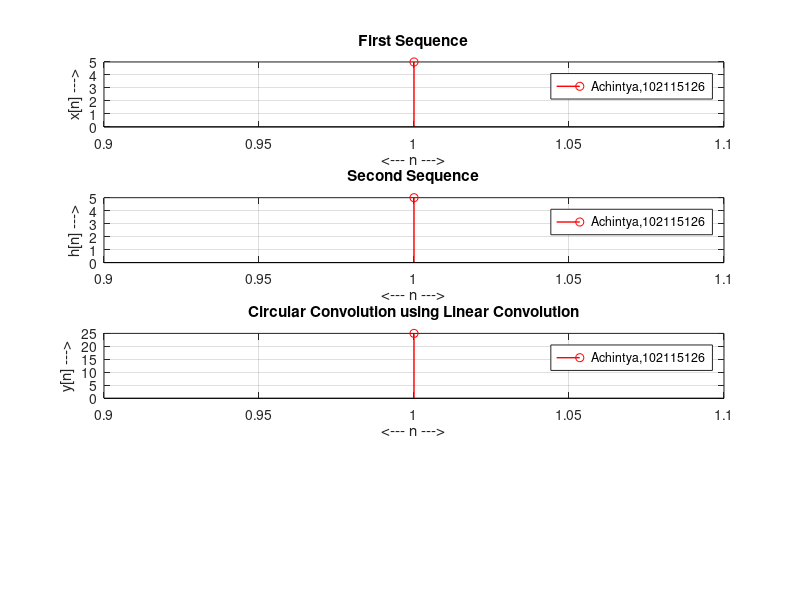

Write MATLAB code to recreate this figure.
clc
clear all
x = input('Enter x --> ');
h = input('Enter h --> ');
% x = [1 2 0 1]
% h = [2 2 1 1]
yc = conv(x,h)
z = max(length(x),length(h));
y = yc(1:z)
for k = 1:length(yc)-z
    y(k) = y(k)+yc(k+z)
end
y
subplot(4,1,1)
stem(x,'r','linewidth',1);
title('First Sequence')
xlabel('<--- n --->');
ylabel('x[n] --->');
legend('Achintya,102115126')
grid on;

subplot(4,1,2)
stem(h,'r','linewidth',1);
title('Second Sequence')
xlabel('<--- n --->');
ylabel('h[n] --->');
legend('Achintya,102115126')
grid on;

subplot(4,1,3)
stem(y,'r','linewidth',1);
title('Circular Convolution using Linear Convolution')
xlabel('<--- n --->');
ylabel('y[n] --->');
legend('Achintya,102115126')
grid on;
